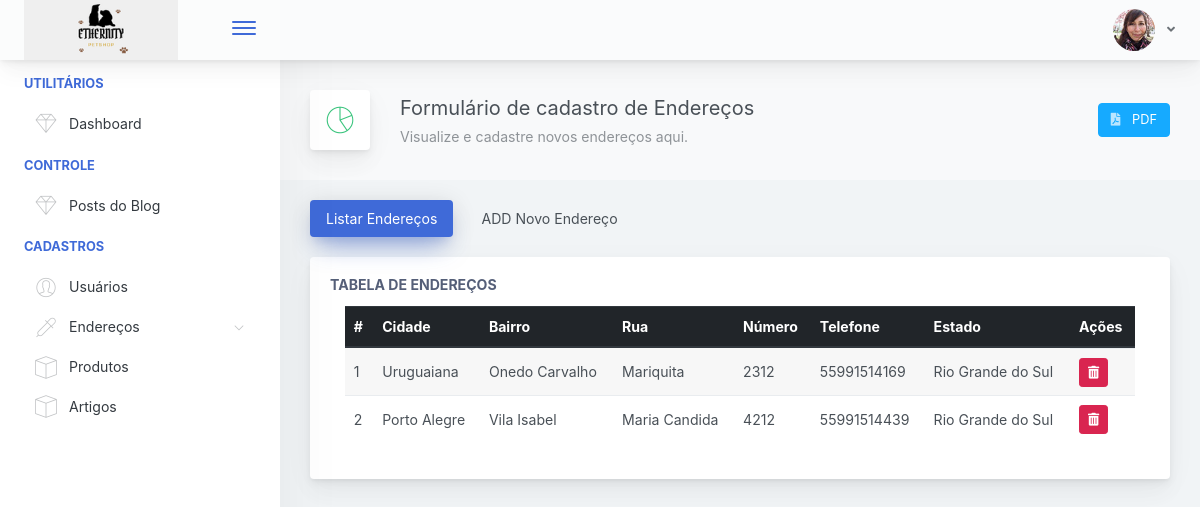
/Dashboard/enderecos.php (signed in), run on the app's committed database.
### tables this page shows
CREATE TABLE IF NOT EXISTS `endereco` (
  `idEndereco` INT NOT NULL AUTO_INCREMENT,
  `bairro` VARCHAR(100) NOT NULL,
  `rua` VARCHAR(100) NOT NULL,
  `numero` VARCHAR(20) NOT NULL,
  `telefone` BIGINT NOT NULL,
  `fk_idCidade` INT NOT NULL,
  PRIMARY KEY (`idEndereco`),
  INDEX (`fk_idCidade`),
  CONSTRAINT `fk_enderecoCidade`
    FOREIGN KEY (`fk_idCidade`)
    REFERENCES `cidade`(`idCidade`)
    ON DELETE NO ACTION
    ON UPDATE NO ACTION
);

CREATE TABLE IF NOT EXISTS `cidade` (
  `idCidade` INT NOT NULL AUTO_INCREMENT,
  `nome` VARCHAR(100) NOT NULL,
  `fk_idEstado` INT NOT NULL,
  PRIMARY KEY (`idCidade`),
  INDEX (`fk_idEstado`),
  CONSTRAINT `fk_cidadeEstado`
    FOREIGN KEY (`fk_idEstado`)
    REFERENCES `estado`(`idEstado`)
    ON DELETE NO ACTION
    ON UPDATE NO ACTION
);

CREATE TABLE IF NOT EXISTS `estado` (
  `idEstado` INT NOT NULL AUTO_INCREMENT,
  `nome` VARCHAR(100) NOT NULL,
  `uf` VARCHAR(2) NOT NULL,
  `fk_idPais` INT NOT NULL,
  PRIMARY KEY (`idEstado`),
  INDEX (`fk_idPais`),
  CONSTRAINT `fk_estadoPais`
    FOREIGN KEY (`fk_idPais`)
    REFERENCES `pais`(`idPais`)
    ON DELETE NO ACTION
    ON UPDATE NO ACTION
);

### Dashboard/enderecos.php (the view, shortened to what this page needs)
<?php
   include("../conexao/conexao.php");
   ?>
<!doctype html>
<html lang="pt-br">
   <head>
      <link href="../Dashboard/main.css" rel="stylesheet">
   </head>
   <body>
      <div class="app-container app-theme-white body-tabs-shadow fixed-sidebar fixed-header">
      <?php include("../templates/headerDash.php");?>
      <div class="app-main">
         <div class="app-sidebar sidebar-shadow">
            <?php include("Sidebar/sidebar.php");?>
         </div>
         <div class="app-main__outer">
            <div class="app-main__inner">
               <div class="app-page-title">
                  <div class="page-title-wrapper">
                     <div class="page-title-heading">
                        <div class="page-title-icon">
                           <i class="pe-7s-graph text-success">
                           </i>
                        </div>
                        <div>
                           Formulário de cadastro de Endereços
                           <div class="page-title-subheading">Visualize e cadastre novos endereços aqui.
                           </div>
                        </div>
                     </div>
                     <div class="page-title-actions">
                        <div class="d-inline-block dropdown">
                           <a href="../pdfs/enderecopdf.php">
                           <button type="button" aria-haspopup="true" aria-expanded="false" class="btn-shadow btn btn-info">
                           <span class="btn-icon-wrapper pr-2 opacity-7">
                           <i class="fas fa-file-pdf"></i>
                           </span>PDF
                           </button></a>
                        </div>
                     </div>
                  </div>
               </div>
               <ul class="body-tabs body-tabs-layout tabs-animated body-tabs-animated nav">
                  <li class="nav-item">
                     <a role="tab" class="nav-link active" id="tab-0" data-toggle="tab" href="#tab-content-0">
                     <span>Listar Endereços</span>
                     </a>
                  </li>
                  <li class="nav-item">
                     <a role="tab" class="nav-link" id="tab-1" data-toggle="tab" href="#tab-content-1">
                     <span>ADD Novo Endereço</span>
                     </a>
                  </li>
               </ul>
               <div class="tab-content">
                  <div class="tab-pane tabs-animation fade show active" id="tab-content-0" role="tabpanel">
                     <div class="main-card mb-3 card">
                        <div class="card-body">
                           <h5 class="card-title">Tabela de Endereços</h5>
                           <div class="col-lg-12">
                              <?php include("../Listar/tabelas/tabelaEndereco.php");?>
                           </div>
                        </div>
                     </div>
                  </div>
                  </div>
               </div>
            </div>
         </div>
      </div>
   </body>
</html>

### Listar/tabelas/tabelaEndereco.php (shortened to what this page needs)
<?php
include("../conexao/conexao.php");
$sql = "SELECT en.idEndereco, en.bairro, en.rua, en.numero, en.telefone, en.fk_idCidade, c.nome as cidade, est.nome as estado
        FROM endereco AS en
        JOIN cidade AS c ON en.fk_idCidade = c.idCidade
        JOIN estado AS est ON c.fk_idEstado = est.idEstado
        ORDER BY idEndereco;";
$resultado = mysqli_query($conn,$sql);
?>
<div class="table-responsive">
    <table class="table table-striped table-hover">
        <thead class="thead-dark">
            <tr>
                <th scope="col">#</th>
                <th scope="col">Cidade</th>
                <th scope="col">Bairro</th>
                <th scope="col">Rua</th>
                <th scope="col">Número</th>
                <th scope="col">Telefone</th>
                <th scope="col">Estado</th>
                <th scope="col">Ações</th>
            </tr>
        </thead>
        <tbody>
            <?php while($dado = mysqli_fetch_array($resultado)){ ?>
                <tr>
                    <td><?= $dado["idEndereco"]; ?></td>
                    <td><?= $dado["cidade"]; ?></td>
                    <td><?= $dado["bairro"]; ?></td>
                    <td><?= $dado["rua"]; ?></td>
                    <td><?= $dado["numero"]; ?></td>
                    <td><?= $dado["telefone"]; ?></td>
                    <td><?= $dado["estado"]; ?></td>
                    <td class="d-flex gap-2">
                        <button class="btn btn-sm btn-danger btn-excluir"
                                data-bs-toggle="modal"
                                data-bs-target="#modalExcluir"
                                data-id="<?= $dado['idEndereco']; ?>">
                            <i class="fas fa-trash-alt"></i>
                        </button>
                    </td>
                </tr>
            <?php } ?>
        </tbody>
    </table>
</div>

### data on the page
endereco: idEndereco "1", fk_idCidade.nome "Uruguaiana", bairro "Onedo Carvalho", rua "Mariquita", numero "2312", telefone "55991514169", estado.nome "Rio Grande do Sul"
endereco: idEndereco "2", fk_idCidade.nome "Porto Alegre", bairro "Vila Isabel", rua "Maria Candida", numero "4212", telefone "55991514439", estado.nome "Rio Grande do Sul"
